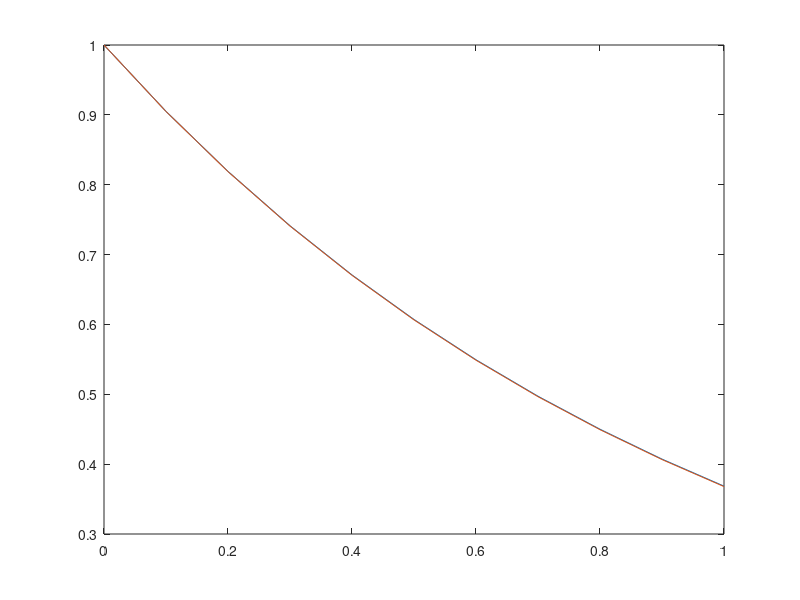

The MATLAB script that drew this image:
# L4Z1 Metoda Ralstona

# y_(n+1) = y_n + hf(t_n, y_n)

# y' = -y, y(0) = 1

f = @(t,y) - y;
T = 1;
h = 0.1;
t = 0:h:T;
y = zeros(size(t));
y(1) = 1;

for n = 1:length(y) - 1
  y(n+1) = y(n) + 1/4 * h * (f(t(n), y(n)) + 3 * f(t(n) + 2/3 * h, y(n) + 2/3 * h * f(t(n), y(n))));
end

plot(t,y)
hold on
plot(t, exp(-t));
